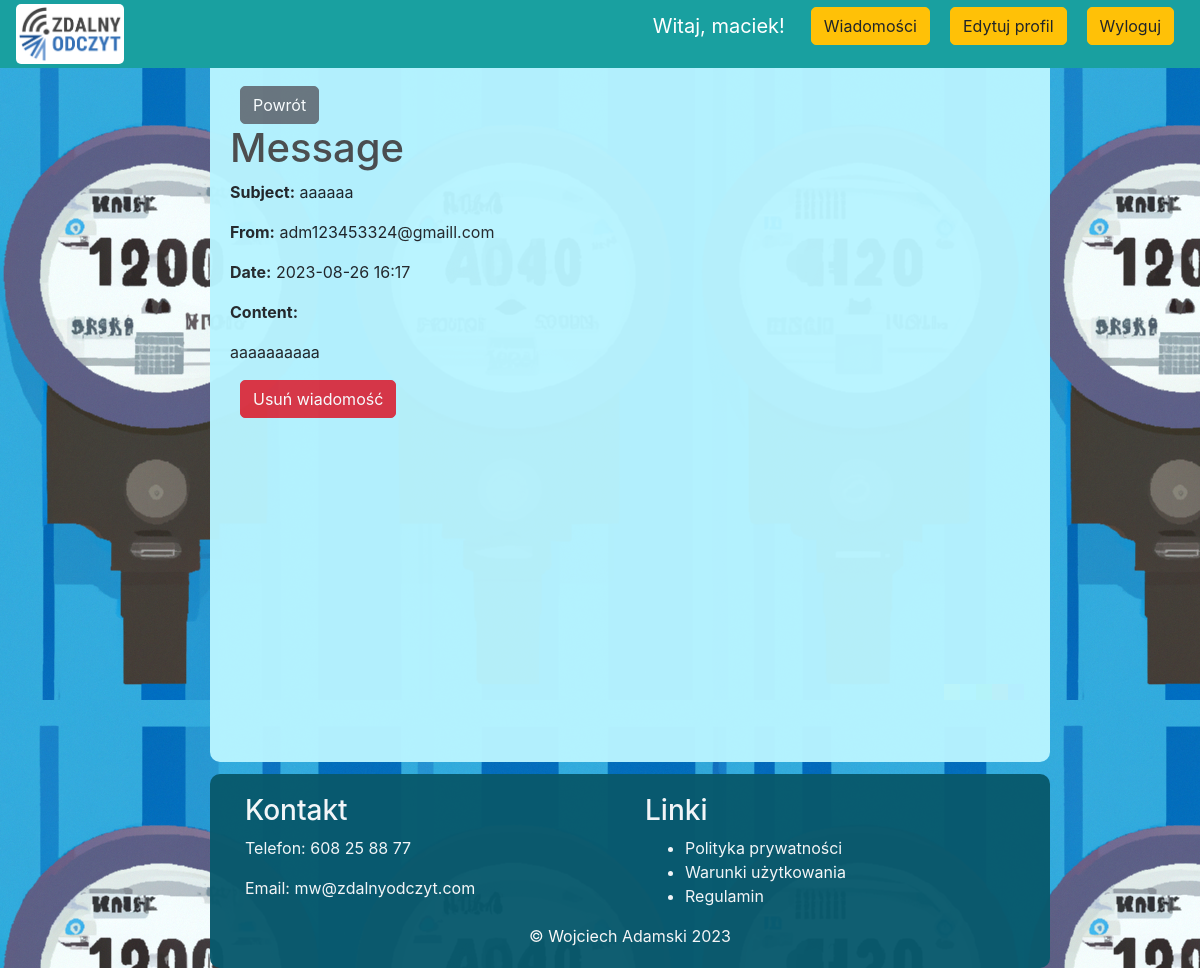
Page /message/3 (signed in) on the committed database.
### src/models.py (models this page shows, shortened)
class User(UserMixin, db.Model):
    id = db.Column(db.Integer, primary_key=True)
    email = db.Column(db.String(120), unique=True, index=True)
    password_hash = db.Column(db.String(128))
    is_admin = db.Column(db.Boolean, default=False)
    meters = db.relationship('Meter', backref='user', lazy='dynamic')
    is_active = db.Column(db.Boolean, default=True)
    notes = db.Column(db.Text)
    unread_messages = db.Column(db.Integer, default=0)

class Message(db.Model):
    id = db.Column(db.Integer, primary_key=True)
    sender_id = db.Column(db.Integer, db.ForeignKey('user.id'), nullable=False)
    recipient_id = db.Column(db.Integer, db.ForeignKey('user.id'), nullable=False)
    subject = db.Column(db.String(100), nullable=False)
    content = db.Column(db.Text, nullable=False)
    timestamp = db.Column(db.DateTime, default=datetime.utcnow, nullable=False)
    read = db.Column(db.Boolean, default=False, nullable=False)
    sender = db.relationship('User', foreign_keys=[sender_id], backref=backref('sent_messages', lazy=True))
    recipient = db.relationship('User', foreign_keys=[recipient_id], backref=backref('received_messages', lazy=True))

### src/routes.py (the view)
@main_routes.route('/message/<int:message_id>')
@login_required
def message(message_id):
    message = Message.query.get(message_id)
    return render_template('message.html', message=message)

### src/models.py (called while the page is built)
@login_manager.user_loader
def load_user(user_id):
    return User.query.get(int(user_id))

### templates/message.html (shortened to what this page needs)
{% extends 'base.html' %}
{% block content %}
    <button class="btn btn-secondary" onclick="goBack()">Powrót</button>
  <h1>Message</h1>
  <p><strong>Subject:</strong> {{ message.subject }}</p>
  <p><strong>From:</strong> {{ message.sender.email }}</p>
  <p><strong>Date:</strong> {{ message.timestamp.strftime('%Y-%m-%d %H:%M') }}</p>
  <p><strong>Content:</strong></p>
  <p>{{ message.content }}</p>
    <a href="{{ url_for('main_routes.delete_message', message_id=message.id) }}" class="btn btn-danger">Usuń wiadomość</a>
{% endblock %}

### templates/base.html (shortened to what this page needs)
<!DOCTYPE html>
<html>
<head>
    <link rel="stylesheet" href="https://stackpath.bootstrapcdn.com/bootstrap/4.4.1/css/bootstrap.min.css"
>
    <link rel="stylesheet" type="text/css" href="{{ url_for('static', filename='style.css')}}">
</head>
<body>
    <nav class="navbar navbar-fixed-top navbar-expand-lg navbar-dark bg-dark">
    <a class="navbar-brand" href="{{ url_for('main_routes.home') }}"><img src="{{ url_for('static', filename='img/Zdalny_Odczyt_RGB.png') }}" alt="Logo" class="logo">
        </a>
        <div class="collapse navbar-collapse" id="navbarSupportedContent">
            <ul class="navbar-nav mr-auto">
                <li class="nav-item active">
                    <a class="nav-link" href="{{ url_for('main_routes.home') }}">  <span class="sr-only">(current)</span></a>
                </li>
            </ul>
            <div class="form-inline my-2 my-lg-0">
                {% if current_user.is_authenticated %}
                    <p class="navbar-brand">Witaj, {{ current_user.email.split('@')[0] }}!</p>
                    {% if not current_user.is_admin %}
                    <p><a href="{{ url_for('main_routes.messages') }} " class="btn btn-warning">Wiadomości
                    {% endif %}
                    </a></p>
                    <p><a href="{{ url_for('main_routes.edit_account') }}" class="btn btn-warning">Edytuj profil</a></p>
                    <p><a href="{{ url_for('main_routes.logout') }} " class="btn btn-warning">Wyloguj</a></p>
                {% else %}
                    <a href="{{ url_for('main_routes.login') }}" class="btn btn-warning">Login</a>
                {% endif %}
            </div>
        </div>
</nav>
<div class="center-box">
    <br>
    {% block content %}
    {% endblock content %}
</div>
<footer class="footer no-print">
    <div class="container">
        <div class="row">
            <div class="col-md-6">
                <h3 style="color: #f9f9f9">Kontakt</h3>
                <p style="color: #f9f9f9">Telefon: 608 25 88 77</p>
                <p style="color: #f9f9f9">Email: mw@zdalnyodczyt.com</p>
            </div>
            <div class="col-md-6">
                <h3 style="color: #f9f9f9">Linki</h3>
                <ul>
                    <li style="color: #f9f9f9"><a href="#" style="color: #f9f9f9">Polityka prywatności</a></li>
                    <li style="color: #f9f9f9"><a href="#" style="color: #f9f9f9">Warunki użytkowania</a></li>
                    <li style="color: #f9f9f9"><a href="#" style="color: #f9f9f9">Regulamin</a></li>
                </ul>
            </div>
        </div>
    </div>
    <center style="color: #f9f9f9">&#169 Wojciech Adamski   2023</center>
</footer>
</body>
</html>

### static/style.css (style rules this page uses)
body { background-image: url('img/background.png'); background-attachment: fixed; }
h1,h2,h3,h4,h5,h6 { color:hsl(0, 0%, 30%); }
.bg-dark { background-color: #19a0a0 !important; }
.btn { border-radius: 5px; margin-inline: 10px; }
.center-box { margin-left: 17.5%; background-color:hsl(189, 100%, 86%) ; border-radius: 10px; opacity: 0.97; width: 70%; align-items: center; height: 100%; min-height: 720px; padding: 20px; margin-top: 3.5%; }
.footer { margin-left: 17.5%; background-color: hsl(192, 85%, 23%); border-radius: 10px; opacity: 0.97; width: 70%; align-items: center; padding: 20px; margin-top: 1%; }
.navbar { z-index: 10000; position: fixed; top: 0px; width: 100%; height: 7%; }
.logo { max-width: 150px; max-height: 60px; margin-right: 10px; border-radius: 5px; background-color: #ffffff; }

### rows in the picture
User: email "maciek"
Message: subject "aaaaaa", timestamp "2023-08-26 16:17", content "aaaaaaaaaa"
User: sender.email "adm123453324@gmaill.com"
